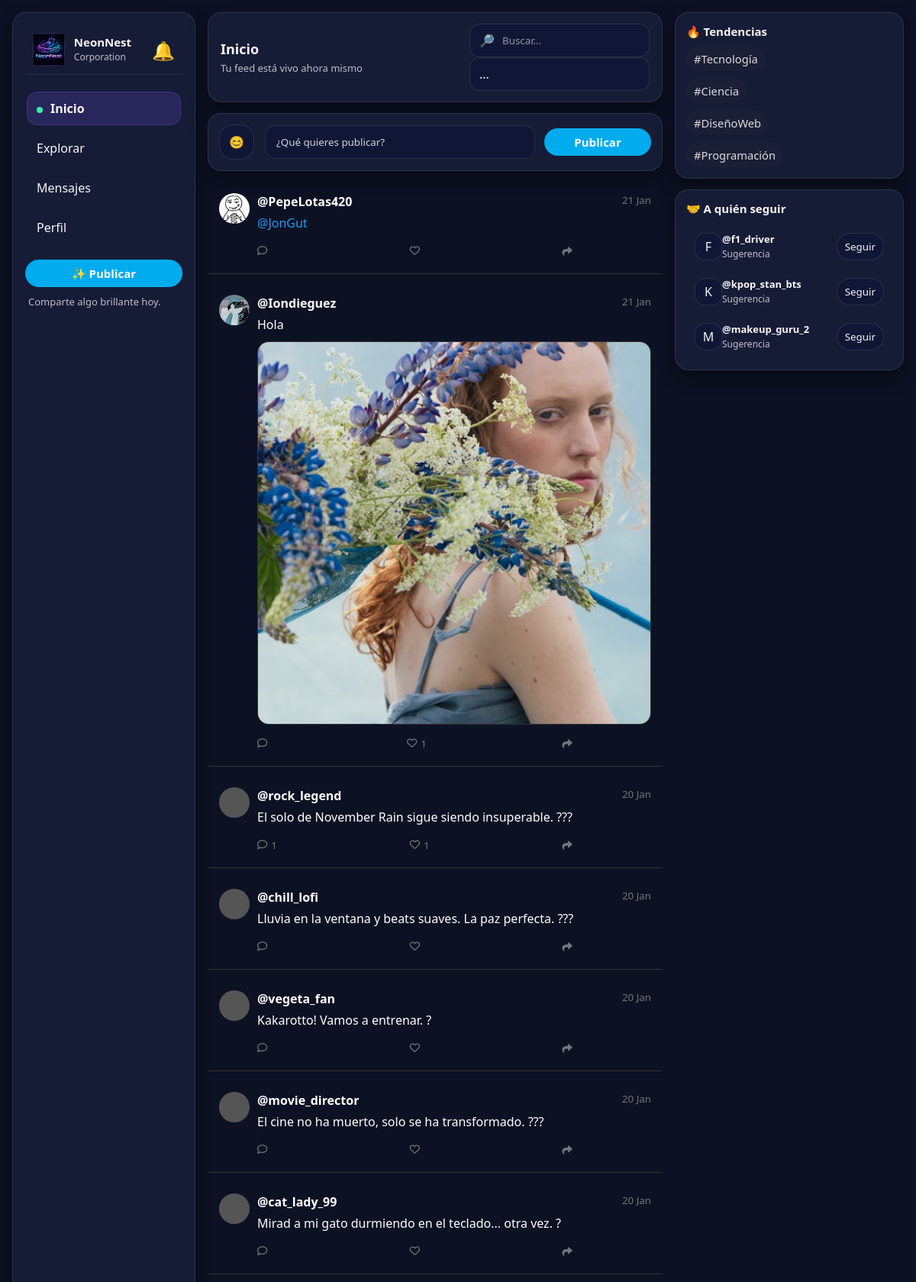
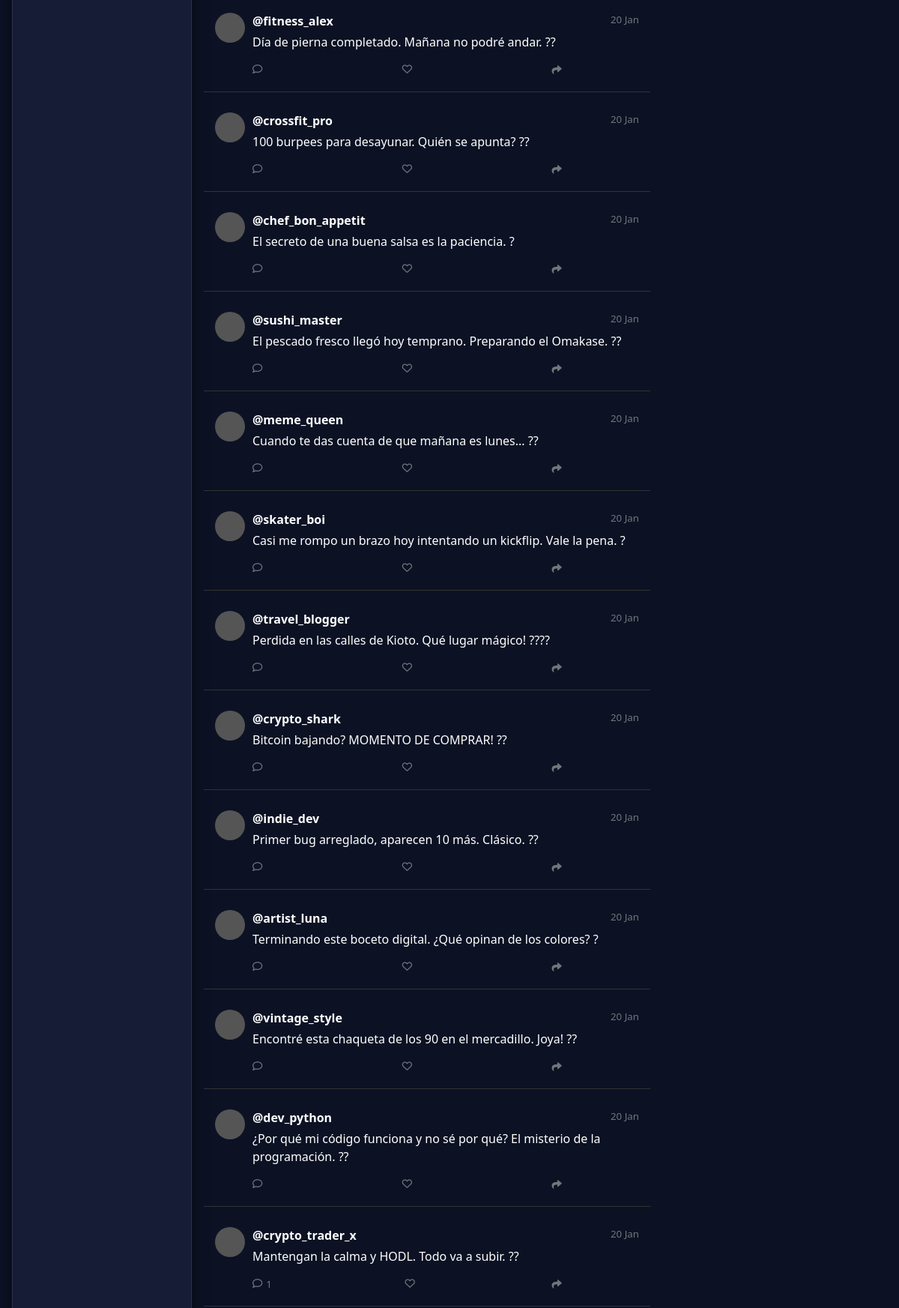
Screenshot of /php/index.php (signed in, upper part) with the database file from the repository (2 pictures, top to bottom).
### tables this page shows
CREATE TABLE `publicacion` (
  `id_publicacion` int NOT NULL AUTO_INCREMENT,
  `id_usuario` int NOT NULL,
  `imagen` varchar(255) DEFAULT NULL,
  `fecha_publicacion` datetime NOT NULL DEFAULT CURRENT_TIMESTAMP,
  `ubicacion` varchar(250) DEFAULT NULL,
  `pie_foto` varchar(250) DEFAULT NULL,
  `texto` varchar(250) DEFAULT NULL,
  PRIMARY KEY (`id_publicacion`),
  KEY `id_usuario` (`id_usuario`),
  CONSTRAINT `fk_publicacion_usuario` FOREIGN KEY (`id_usuario`) REFERENCES `usuario` (`id_usuario`) ON DELETE CASCADE
);

CREATE TABLE `usuario` (
  `id_usuario` int NOT NULL AUTO_INCREMENT,
  `usuario` varchar(250) NOT NULL,
  `nombre` varchar(250) NOT NULL,
  `password` varchar(250) NOT NULL,
  `email` varchar(250) NOT NULL,
  `foto_perfil` varchar(250) DEFAULT NULL,
  `biografia` varchar(250) DEFAULT NULL,
  `id_rol` int NOT NULL,
  PRIMARY KEY (`id_usuario`),
  UNIQUE KEY `un_usuario` (`usuario`),
  UNIQUE KEY `un_email` (`email`),
  KEY `fk_rol` (`id_rol`),
  CONSTRAINT `fk_rol` FOREIGN KEY (`id_rol`) REFERENCES `roles` (`id_rol`)
);

### php/feedPublicaciones.php (the view, shortened to what this page needs)
<?php
require_once __DIR__ . '/db.php';
$miId = (int)($_SESSION['id_usuario'] ?? 0);
$sql = "
    SELECT
        p.*,
        u.usuario,
        u.foto_perfil,
        (SELECT COUNT(*)
         FROM interaccion i
         WHERE i.id_publicacion = p.id_publicacion
         AND i.tipo_interaccion = 'LIKE') as num_likes,
        (SELECT COUNT(*)
         FROM interaccion i
         WHERE i.id_publicacion = p.id_publicacion
         AND i.id_usuario = ?
         AND i.tipo_interaccion = 'LIKE') as liked_by_me,
        (SELECT COUNT(*)
         FROM interaccion i
         WHERE i.id_publicacion = p.id_publicacion
         AND i.tipo_interaccion = 'COMENTARIO') as num_comentarios
    FROM publicacion p
    JOIN usuario u ON p.id_usuario = u.id_usuario
    ORDER BY p.fecha_publicacion DESC
    LIMIT 50
";
$stmt = $mysqli->prepare($sql);
$stmt->bind_param('i', $miId);
$stmt->execute();
$res = $stmt->get_result();
if ($res->num_rows > 0) {
    while ($row = $res->fetch_assoc()) {
        $pId = $row['id_publicacion'];
        $pUser = htmlspecialchars($row['usuario']);
        $pFecha = date('d M', strtotime($row['fecha_publicacion']));
        $pFoto = $row['foto_perfil'] ? '../multimedia/' . rawurlencode($row['foto_perfil']) : '';
        $pImg = $row['imagen'] ? '../multimedia/' . rawurlencode($row['imagen']) : '';
        $likes = $row['num_likes'];
        $coments = $row['num_comentarios'];
        $isLiked = $row['liked_by_me'] > 0;
        $heartClass = $isLiked ? 'fas fa-heart' : 'far fa-heart';
        $heartColor = $isLiked ? 'color:#e0245e' : 'color:#71767b';
        $textoRaw = htmlspecialchars($row['texto'] ?? '');
        $textoFormat = nl2br($textoRaw);
        $textoFinal = preg_replace(
            '/@(\w+)/',
            '<a href="#" class="user-link stop-prop" data-user="$1" style="color:#1d9bf0; text-decoration:none;">@$1</a>',
            $textoFormat
        );
        ?>
        <article class="post tweet-style" data-id="<?php echo $pId; ?>" style="cursor:pointer; border-bottom:1px solid #333; padding:15px; transition:background 0.2s;">
            <div class="post-header" style="display:flex; gap:10px; margin-bottom:5px;">
                <?php if($pFoto): ?>
                    <img src="<?php echo $pFoto; ?>" class="stop-prop" style="width:40px; height:40px; border-radius:50%; object-fit:cover;">
                <?php else: ?>
                    <div class="stop-prop" style="width:40px; height:40px; border-radius:50%; background:#555;"></div>
                <?php endif; ?>
                <div style="flex:1;">
                    <div style="display:flex; justify-content:space-between;">
                        <a href="#" class="user-link stop-prop" data-user="<?php echo $pUser; ?>" style="font-weight:bold; color:#fff; text-decoration:none;">
                            @<?php echo $pUser; ?>
                        </a>
                        <small style="color:#71767b;"><?php echo $pFecha; ?></small>
                    </div>
                    <div class="post-content-area" style="margin-top:5px;">
                        <div style="color:#fff; margin-bottom:10px; line-height:1.5;">
                            <?php echo $textoFinal; ?>
                        </div>
                        <?php if($pImg): ?>
                            <div class="post-img-container" style="border-radius:15px; overflow:hidden; border:1px solid #333; margin-top:10px;">
                                <img src="<?php echo $pImg; ?>" style="width:100%; display:block; max-height:500px; object-fit:cover;">
                            </div>
                        <?php endif; ?>
                    </div>
                    <div class="post-actions stop-prop" style="display:flex; justify-content:space-between; margin-top:12px; max-width:80%;">
                        <button class="btn-action btn-comment-inline" data-id="<?php echo $pId; ?>" style="background:none; border:none; color:#71767b; cursor:pointer; display:flex; align-items:center; gap:5px;">
                            <i class="far fa-comment"></i>
                            <span class="count-comment"><?php echo $coments > 0 ? $coments : ''; ?></span>
                        </button>
                        <button class="btn-action btn-like-inline" data-id="<?php echo $pId; ?>" data-liked="<?php echo $isLiked ? '1' : '0'; ?>" style="background:none; border:none; cursor:pointer; display:flex; align-items:center; gap:5px; <?php echo $heartColor; ?>">
                            <i class="<?php echo $heartClass; ?> icon-heart"></i>
                            <span class="count-like"><?php echo $likes > 0 ? $likes : ''; ?></span>
                        </button>
                        <button class="btn-action" style="background:none; border:none; color:#71767b;">
                            <i class="fas fa-share"></i>
                        </button>
                    </div>
                </div>
            </div>
        </article>
        <?php
    }
} else {
    echo '<div style="padding:40px; text-align:center; color:#71767b;">';
    echo '<p style="font-size:1.2rem; font-weight:bold;">No hay publicaciones</p>';
    echo '<p>¡Sé el primero en publicar algo!</p>';
    echo '</div>';
}
?>

### php/index.php (shortened to what this page needs)
<?php
require __DIR__ . '/db.php';
?>
<!DOCTYPE html>
<html lang="es">
<head>
  <link rel="stylesheet" href="../css/index.css">
  <link rel="stylesheet" href="../css/modal.css">
  <link rel="stylesheet" href="https://cdnjs.cloudflare.com/ajax/libs/font-awesome/6.0.0/css/all.min.css">
</head>
<body>
  <div class="contenedor-inicio">
    <aside class="barra-lateral">
      <div class="logo-red">
        <div class="logo-mark">
          <img src="../multimedia/file.svg" alt="Logo">
        </div>
        <div class="logo-copy">
          <strong>NeonNest</strong>
          <small>Corporation</small>
        </div>
        <div class="noti-container">
          <button id="btnNoti" class="btn-noti">
            🔔
          </button>
        </div>
      </div>
      <nav class="menu">
        <a href="index.php" class="menu-item activo">Inicio</a>
        <a href="#" class="menu-item" data-page="explorar">Explorar</a>
        <a href="#" class="menu-item" data-page="chat">Mensajes</a>
        <a href="#" class="menu-item" data-page="perfil">Perfil</a>
      </nav>
      <div class="sidebar-cta">
        <button id="abrirModal" class="boton-registrarse" type="button">✨ Publicar</button>
        <p class="sidebar-tip">Comparte algo brillante hoy.</p>
      </div>
    </aside>
    <main class="contenido-principal">
      <header class="cabecera">
        <div class="cabecera-left">
          <h1>Inicio</h1>
          <p class="cabecera-sub">Tu feed está vivo ahora mismo</p>
        </div>
        <div class="cabecera-right">
          <label class="buscador" aria-label="Buscar">
            <span class="buscador-ico">🔎</span>
            <input type="search" id="inputBusquedaGlobal" placeholder="Buscar..." />
          </label>
          <div class="cabecera-right">
            <label class="buscador">...</label>
          </div>
        </div>
      </header>
      <section class="crear-publicacion">
        <div class="composer">
          <div class="avatar">😊</div>
          <button class="composer-input" type="button" id="abrirModalQuick">
            ¿Qué quieres publicar?
          </button>
          <button class="boton-registrarse boton-publicar" type="button" id="abrirModalQuick2">
            Publicar
          </button>
        </div>
      </section>
      <section class="feed">
        <?php include __DIR__ . '/feedPublicaciones.php'; ?>
      </section>
    </main>
    <aside class="barra-derecha">
      <section class="panel">
        <h2>🔥 Tendencias</h2>
        <ul>
          <li><span class="tag">#Tecnología</span></li>
          <li><span class="tag">#Ciencia</span></li>
          <li><span class="tag">#DiseñoWeb</span></li>
          <li><span class="tag">#Programación</span></li>
        </ul>
      </section>
      <section class="panel">
        <h2>🤝 A quién seguir</h2>
        <?php
        $miId = (int)($_SESSION['id_usuario'] ?? 0);
        $sqlSugerencias = "
            SELECT id_usuario, usuario, foto_perfil
            FROM usuario
            WHERE id_usuario != ?
            AND id_usuario NOT IN (SELECT id_usuario FROM seguidores WHERE id_seguidor = ?)
            ORDER BY RAND()
            LIMIT 3
        ";
        if (isset($mysqli)) {
          $stmtSug = $mysqli->prepare($sqlSugerencias);
          if ($stmtSug) {
            $stmtSug->bind_param('ii', $miId, $miId);
            $stmtSug->execute();
            $resSug = $stmtSug->get_result();
            if ($resSug->num_rows > 0) {
              while ($sug = $resSug->fetch_assoc()) {
                $sugId = (int)$sug['id_usuario'];
                $sugUser = htmlspecialchars($sug['usuario']);
                $sugFoto = $sug['foto_perfil'] ? '../multimedia/' . rawurlencode($sug['foto_perfil']) : '';
                $inicial = strtoupper(substr($sugUser, 0, 1));
        ?>
                <div class="follow-row">
                  <a href="#" class="user-link" data-user="<?php echo $sugUser; ?>" style="display:flex; align-items:center; text-decoration:none; color:inherit; flex:1;">
                    <?php if ($sugFoto): ?>
                      <img src="<?php echo $sugFoto; ?>" alt="Avatar" class="mini-avatar" style="object-fit:cover;">
                    <?php else: ?>
                      <div class="mini-avatar"><?php echo $inicial; ?></div>
                    <?php endif; ?>
                    <div class="follow-txt">
                      <strong>@<?php echo $sugUser; ?></strong>
                      <small>Sugerencia</small>
                    </div>
                  </a>
                  <button class="btn-mini btn-accion-seguir"
                    type="button"
                    data-id="<?php echo $sugId; ?>"
                    data-sigo="0">
                    Seguir
                  </button>
                </div>
        <?php
              }
            } else {
              echo '<p style="padding:10px; color:#aaa; font-size:0.9rem;">¡Estás al día! No hay nuevas sugerencias.</p>';
            }
          }
        }
        ?>
      </section>
    </aside>
  </div>
</body>
</html>
</body>
</html>

### css/modal.css (style rules this page uses)
.post-actions { display:flex; justify-content:flex-end; padding-top: 4px; }
.boton-registrarse { background: #00acee; color: #fff; border: none; padding: 8px 20px; border-radius: 999px; font-weight: 700; font-size: 15px; cursor: pointer; transition: opacity .2s, transform .1s; }

### rows the page displays
publicacion: id_usuario.foto_perfil (picture), id_usuario.usuario "PepeLotas420", fecha_publicacion "21 Jan", texto "@JonGut"
publicacion: id_usuario.foto_perfil (picture), id_usuario.usuario "Iondieguez", fecha_publicacion "21 Jan", texto "Hola", imagen (picture), likes "1"
publicacion: id_usuario.usuario "rock_legend", fecha_publicacion "20 Jan", texto "El solo de November Rain sigue siendo insuperable. ???", coments "1", likes "1"
publicacion: id_usuario.usuario "chill_lofi", fecha_publicacion "20 Jan", texto "Lluvia en la ventana y beats suaves. La paz perfecta. ???"
publicacion: id_usuario.usuario "vegeta_fan", fecha_publicacion "20 Jan", texto "Kakarotto! Vamos a entrenar. ?"
publicacion: id_usuario.usuario "movie_director", fecha_publicacion "20 Jan", texto "El cine no ha muerto, solo se ha transformado. ???"
publicacion: id_usuario.usuario "cat_lady_99", fecha_publicacion "20 Jan", texto "Mirad a mi gato durmiendo en el teclado... otra vez. ?"
publicacion: id_usuario.usuario "fitness_alex", fecha_publicacion "20 Jan", texto "Día de pierna completado. Mañana no podré andar. ??"
publicacion: id_usuario.usuario "crossfit_pro", fecha_publicacion "20 Jan", texto "100 burpees para desayunar. Quién se apunta? ??"
publicacion: id_usuario.usuario "chef_bon_appetit", fecha_publicacion "20 Jan", texto "El secreto de una buena salsa es la paciencia. ?"
publicacion: id_usuario.usuario "sushi_master", fecha_publicacion "20 Jan", texto "El pescado fresco llegó hoy temprano. Preparando el Omakase. ??"
publicacion: id_usuario.usuario "meme_queen", fecha_publicacion "20 Jan", texto "Cuando te das cuenta de que mañana es lunes... ??"
publicacion: id_usuario.usuario "skater_boi", fecha_publicacion "20 Jan", texto "Casi me rompo un brazo hoy intentando un kickflip. Vale la pena. ?"
publicacion: id_usuario.usuario "travel_blogger", fecha_publicacion "20 Jan", texto "Perdida en las calles de Kioto. Qué lugar mágico! ????"
publicacion: id_usuario.usuario "crypto_shark", fecha_publicacion "20 Jan", texto "Bitcoin bajando? MOMENTO DE COMPRAR! ??"
publicacion: id_usuario.usuario "indie_dev", fecha_publicacion "20 Jan", texto "Primer bug arreglado, aparecen 10 más. Clásico. ??"
publicacion: id_usuario.usuario "artist_luna", fecha_publicacion "20 Jan", texto "Terminando este boceto digital. ¿Qué opinan de los colores? ?"
publicacion: id_usuario.usuario "vintage_style", fecha_publicacion "20 Jan", texto "Encontré esta chaqueta de los 90 en el mercadillo. Joya! ??"
publicacion: id_usuario.usuario "dev_python", fecha_publicacion "20 Jan", texto "¿Por qué mi código funciona y no sé por qué? El misterio de la programación. ??"
publicacion: id_usuario.usuario "crypto_trader_x", fecha_publicacion "20 Jan", texto "Mantengan la calma y HODL. Todo va a subir. ??", coments "1"
usuario: usuario "F", usuario "f1_driver"
usuario: usuario "K", usuario "kpop_stan_bts"
usuario: usuario "M", usuario "makeup_guru_2"
